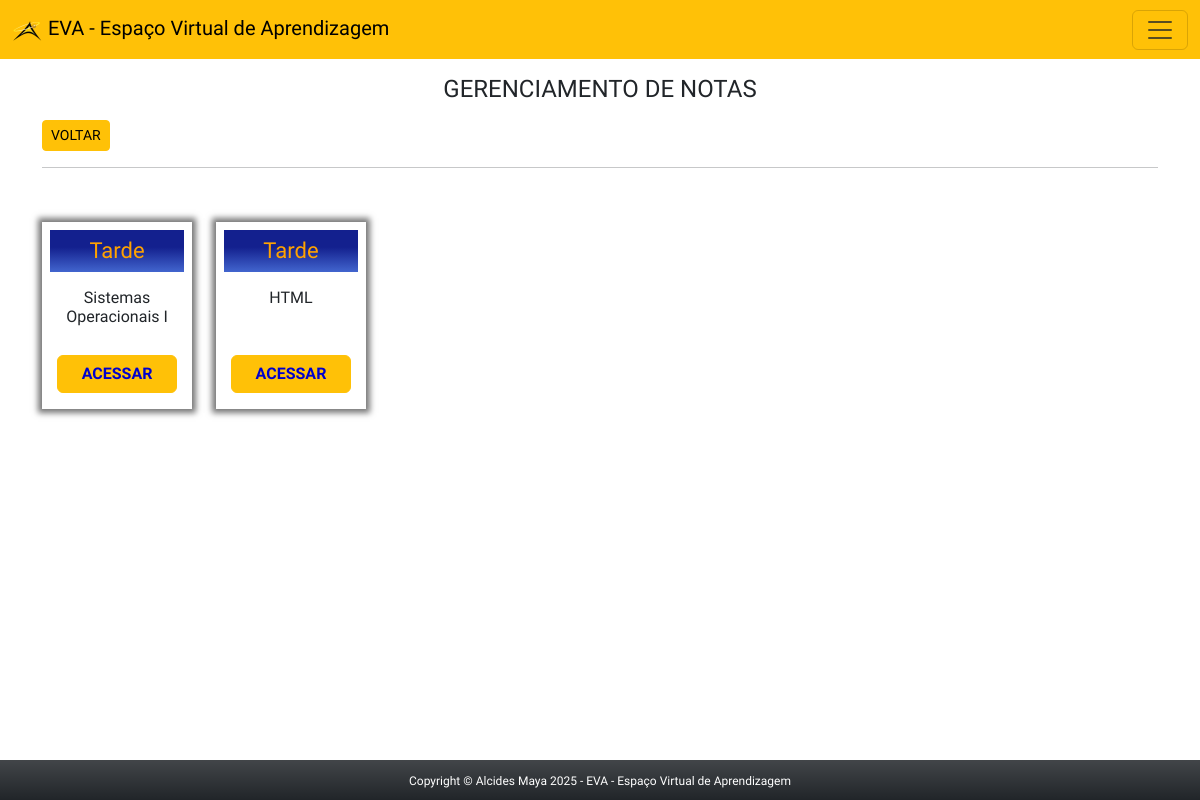
The page /app/view/adminNotasDisc.php?id=1 (signed in) on the database as committed earlier.
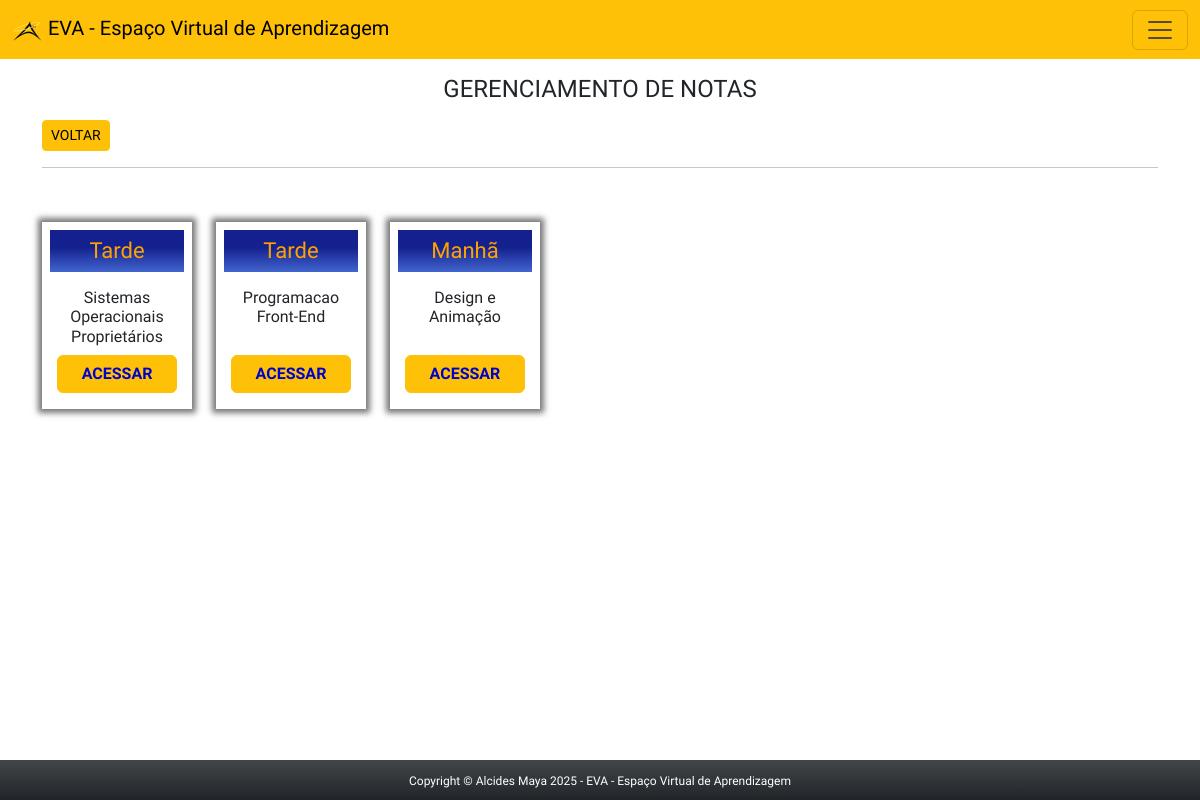
The same page on the database as committed later.
### tables this page shows
CREATE TABLE `turmas` (
  `id_turma` int(11) NOT NULL,
  `nome_turma` varchar(50) NOT NULL,
  `ativa` tinyint(1) NOT NULL DEFAULT '1',
  `aluno_ra` varchar(20) DEFAULT NULL,
  `disciplina_id` int(11) NOT NULL,
  `professor_id` int(11) NOT NULL,
  `periodo_id` int(11) NOT NULL,
  `curso_id` int(11) NOT NULL,
  `turno_id` int(11) NOT NULL,
  `alterado_por` varchar(30) DEFAULT NULL,
  `data_criado` timestamp NOT NULL DEFAULT CURRENT_TIMESTAMP,
  `data_editado` timestamp NOT NULL DEFAULT CURRENT_TIMESTAMP ON UPDATE CURRENT_TIMESTAMP
);

CREATE TABLE `turnos` (
  `id_turno` int(11) NOT NULL,
  `turno` varchar(10) NOT NULL,
  `editado_por` varchar(50) NOT NULL,
  `data_criado` timestamp NOT NULL DEFAULT CURRENT_TIMESTAMP,
  `data_editado` timestamp NOT NULL DEFAULT CURRENT_TIMESTAMP ON UPDATE CURRENT_TIMESTAMP
);

CREATE TABLE `disciplinas` (
  `id_disciplina` int(11) NOT NULL,
  `nome` varchar(60) NOT NULL,
  `thumb` varchar(20) NOT NULL DEFAULT 'thumb.png',
  `logo` varchar(90) DEFAULT 'logo.png',
  `curso` int(11) NOT NULL,
  `Ciclo` int(1) NOT NULL,
  `quem_editou` varchar(60) NOT NULL DEFAULT 'Admin',
  `data_criado` timestamp NOT NULL DEFAULT CURRENT_TIMESTAMP,
  `data_editado` timestamp NOT NULL DEFAULT CURRENT_TIMESTAMP ON UPDATE CURRENT_TIMESTAMP
);

### app/config/connect.php (called while the page is built, shortened)
<?php
abstract class Connect {
    private $servidor = 'localhost';
    private $user = 'root';
    private $pass = 'usbw';
    private $banco = 'eva';
    private function connect() {
        $this->conn = new PDO("mysql:host=$this->servidor;dbname=$this->banco", $this->user, $this->pass);
    }
}
?>

### app/controller/disciplinaController.php (called while the page is built, shortened)
<?php
    require_once('../model/disciplina.php');
    class disciplinaController {
        public function consultarDisciplinaPeriodo($idPeriodo){
            $disciplina = new disciplina();
            $result = $disciplina->consultarDisciplinaPeriodo($idPeriodo);
            return $result;
        }
    }
?>

### app/model/disciplina.php (called while the page is built, shortened)
<?php
require_once '../config/connect.php';
class Disciplina extends Connect{
    private $tabela = 'disciplinas';
    public function consultarDisciplinaPeriodo($idPeriodo){
        $sql = "SELECT d.id_disciplina, d.nome, d.thumb, t.nome_turma, t.id_turma, tu.turno
        FROM $this->tabela as d
        LEFT JOIN turmas as t ON disciplina_id = id_disciplina
        LEFT JOIN turnos as tu ON turno_id = id_turno
        WHERE t.periodo_id = :idPeriodo";
        $stmt = $this->conn->prepare($sql);
        $stmt->bindParam(':idPeriodo', $idPeriodo, PDO::PARAM_INT);
        $stmt->execute();
        $result = $stmt->fetchAll(PDO::FETCH_ASSOC);
        return $result;
    }
}

### app/view/adminNotasDisc.php (the view, shortened to what this page needs)
<?php
if (isset($_SESSION['logado']) && $_SESSION['logado'] == true && $_SESSION['nivel'] == 9) {
?>
    <!DOCTYPE html>
    <html lang="pt-br">
    <head>
        <link rel="stylesheet" href="css/style.css">
    </head>
    <body>
        <div class="container-full">
            <?php require_once 'headerAdmin.php'; ?>
            <section class="container main bg-white">
                <h4 class="text-center my-3">GERENCIAMENTO DE NOTAS</h4>
                <a href="adminNotasPer.php" class="btn btn-sm btn-warning">VOLTAR</a>
                <hr class="pt-1 pb-1">
                        <?php
                        $idPeriodo = $_GET['id'];
                        require_once '../controller/disciplinaController.php';
                        $disciplina = new disciplinaController();
                        $consulta = $disciplina->consultarDisciplinaPeriodo($idPeriodo);
                        foreach ($consulta as $linha) {
                            $disciplina = $linha['nome'];
                            $turno = $linha['turno'];
                            $disciplinaId = $linha['id_disciplina'];
                             echo "
                            <figure class='ucs disc'>
                                <h3>$turno</h3>
								<h6 class='py-3 disname'>$disciplina</h6>
							<figcaption>
								<a href='adminNotas.php?id=$disciplinaId&per=$idPeriodo' class='btn btn-warning uc'>ACESSAR</a>
							</figcaption>
						</figure>";
                        }
                        ?>
            </section>
            <?php require_once 'footer.php'; ?>
        </div>
                                <?php
                                require_once '../controller/disciplinaController.php';
                                ?>
                            <?php
                            require_once '../controller/disciplinaController.php';
                            ?>
    </body>
    </html>
<?php
} else {
    header('Location: ../index.php');
}
?>

Rows that differ between the two databases and show on the page:
changed through a linked row, turmas: disciplina.nome "Sistemas Operacionais I" → "Sistemas Operacionais Proprietários"
changed through a linked row, turmas: disciplina.nome "HTML" → "Programacao Front-End"
added turmas: turno.turno "Manhã", disciplina.nome "Design e Animação"
